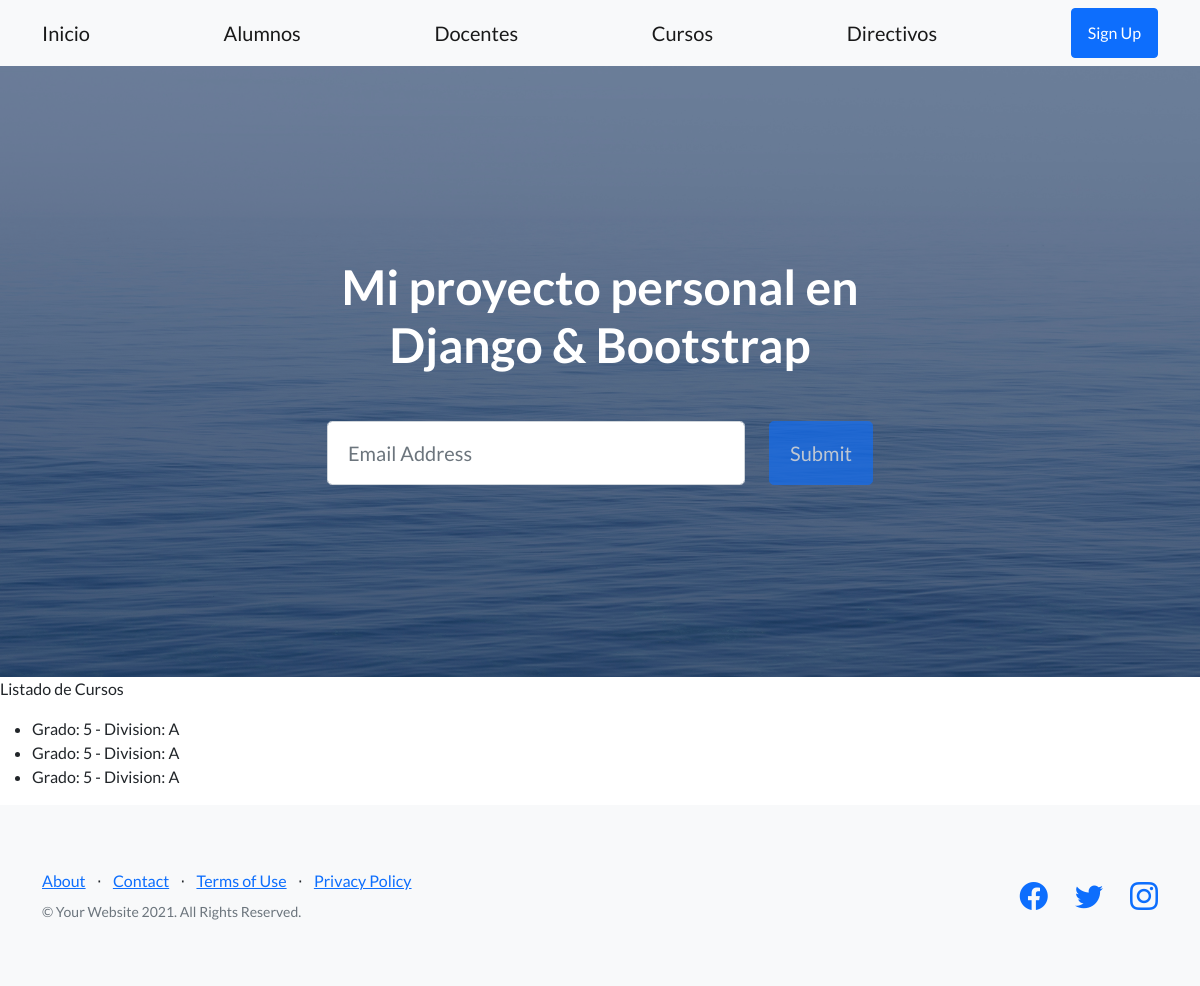
The page /AppCoder/cursos on the database as committed earlier.
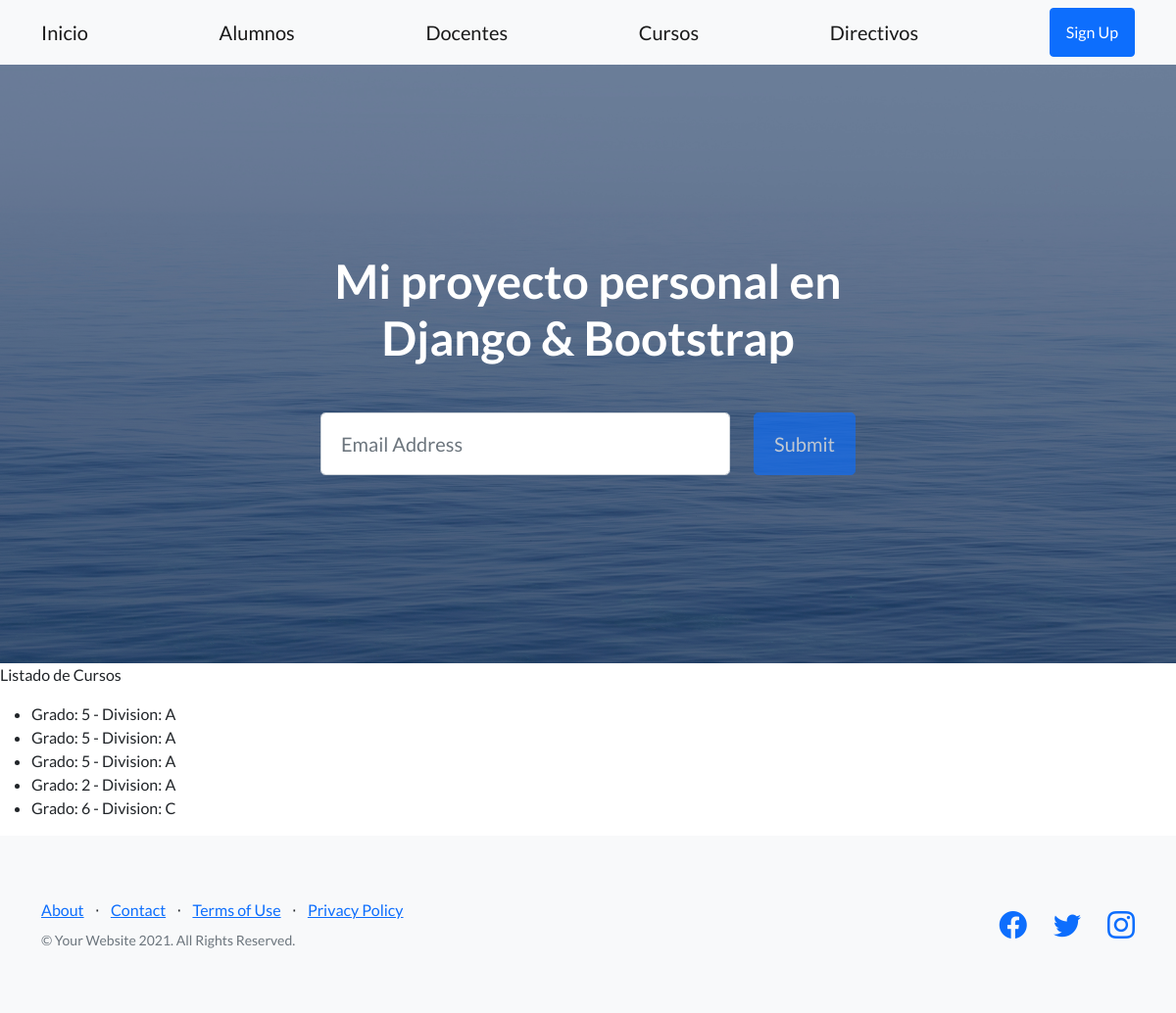
The same page on the database as committed later.
### AppCoder/models.py (models this page shows)
class Curso(models.Model):
    grado = models.IntegerField()
    division = models.CharField("division", max_length=1)

### AppCoder/views.py (the view)
# urls.py: path("cursos", cursos, name="cursos"),
def cursos(request):
    listaDeCursos = Curso.objects.all()
    return render(request, "Cursos.html", {"lista": listaDeCursos})

### Proyecto/Templates/Cursos.html
{% extends 'Padre.html' %}
{% load static %}
{% block contenidoQueCambia %}
<p>Listado de Cursos</p>
<ul>
    {% for curso in lista %}
        <li>
        Grado: {{curso.grado}} - Division: {{curso.division}}
        </li>
    {% endfor %}
</ul>
{% endblock contenidoQueCambia %}

Rows that differ between the two databases and show on the page:
added Curso: grado "2", division "A"
added Curso: grado "6", division "C"
